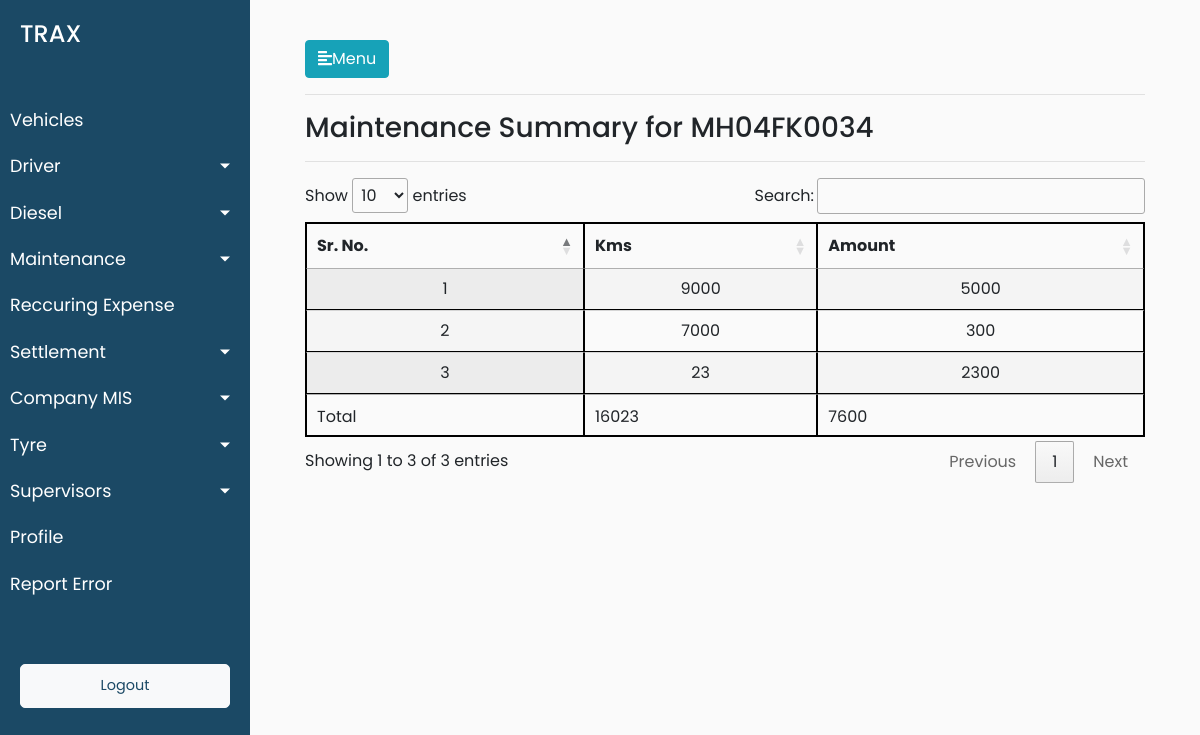
Page /maintenance/maintenance_details/one_vehicle/5 (signed in) on the earlier database version.
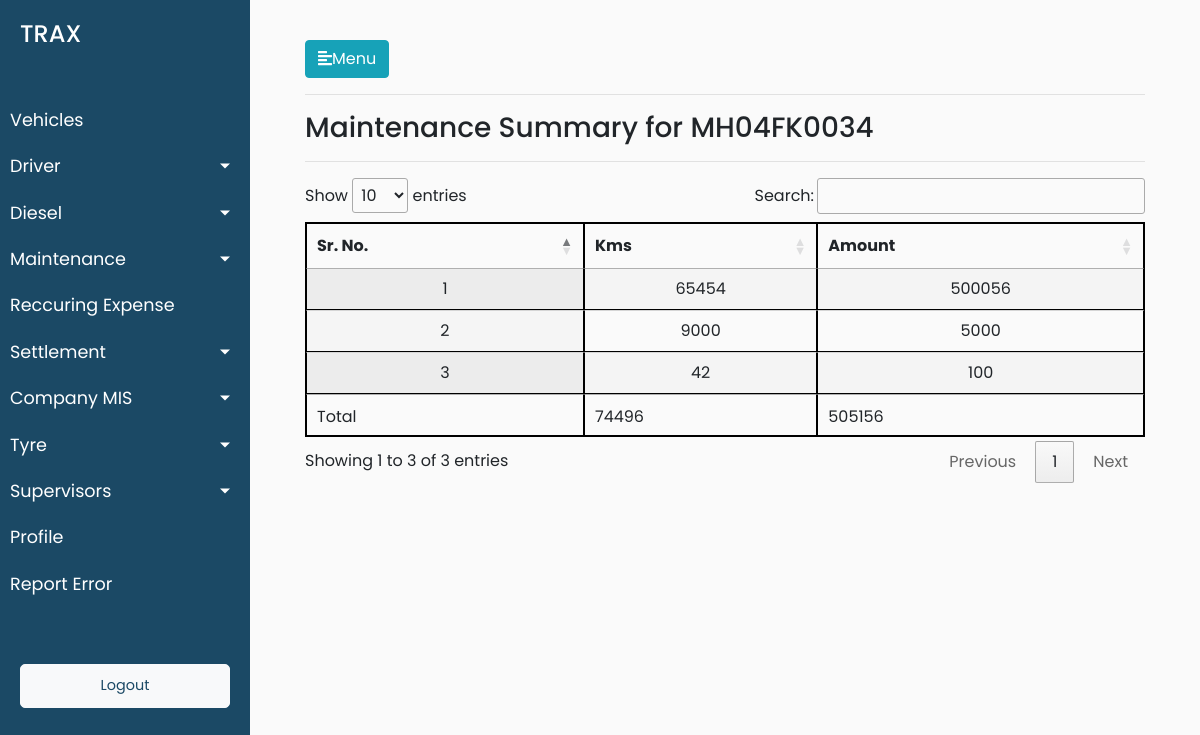
Same page on the later database version.
### trax_vehicle_manager_data/models.py (models this page shows, shortened)
class Expenses(models.Model):
    expense_name = models.CharField(max_length=50)
    expense_id = models.PositiveSmallIntegerField()
    expense_vehicle_id = models.ForeignKey(Vehicles, on_delete = models.CASCADE)

class Maintenance(Expenses):
    YES = 'yes'
    NO = 'no'
    chalak_malak_choices = ((YES,'yes'),(NO,'no'))
    vehicle_number = models.PositiveIntegerField()
    vehicle_detail = models.CharField(max_length=50)
    bill_date = models.DateTimeField(default=timezone.now)
    vehicle_type = models.CharField(max_length=50)
    chalak_malal = models.CharField(choices=chalak_malak_choices,max_length=100)
    company_name = models.CharField(max_length=50)
    odometer_reading = models.PositiveIntegerField()
    bill_number = models.PositiveIntegerField()
    dealer_part_number = models.PositiveIntegerField()
    maintenance_dealer_name = models.CharField(max_length=900)
    particular = models.CharField(max_length=50)
    particular_details = models.CharField(max_length=50)
    quantity = models.PositiveIntegerField()
    rate = models.PositiveIntegerField()
    amount = models.PositiveIntegerField()
    discount = models.PositiveIntegerField()
    tax = models.PositiveIntegerField()
    tds = models.PositiveIntegerField()
    labour_charge = models.PositiveIntegerField()
    total_amount = models.PositiveIntegerField()

### trax_vehicle_manager_data/views.py (the view)
# urls.py: path('maintenance/maintenance_details/one_vehicle/<int:pk>',views.maintenance_summary_one_vehicle,name='maintenance_summary_one_vehicle'),
@login_required(login_url='/login')
def maintenance_summary_one_vehicle(request,pk):
    if request.method == "POST":
        date1=request.POST['date1']
        date2=request.POST['date2']
        all_maintenance_objects = Maintenance.objects.filter(expense_vehicle_id=pk).all()
        maintenance_object_filter_by_bill_date = all_maintenance_objects.filter(bill_date__range=[date1,date2]).all()
        km_sum = maintenance_object_filter_by_bill_date.aggregate(Sum('odometer_reading'))
        amount_sum = maintenance_object_filter_by_bill_date.aggregate(Sum('amount'))
        vehicle_number = Vehicles.objects.get(pk=pk).vehicle_number
        pk = Vehicles.objects.get(pk=pk)
        filter_date = "True"
        data={'pk':pk,'date1':date1,'date2':date2,'filter_date':filter_date,'all_maintenance_objects':maintenance_object_filter_by_bill_date,'vehicle_number':vehicle_number,'km_sum':km_sum,'amount_sum':amount_sum}
    else:
        vehicle_number = Vehicles.objects.get(pk=pk).vehicle_number
        all_maintenance_objects = Maintenance.objects.filter(expense_vehicle_id=pk).all()
        km_sum = Maintenance.objects.filter(expense_vehicle_id=pk).aggregate(Sum('odometer_reading'))
        amount_sum = Maintenance.objects.filter(expense_vehicle_id=pk).aggregate(Sum('amount'))
        pk = Vehicles.objects.get(pk=pk)
        data={'pk':pk,'all_maintenance_objects':all_maintenance_objects,'vehicle_number':vehicle_number,'km_sum':km_sum,'amount_sum':amount_sum}
    return render(request,'trax_vehicle_manager_data/view_maintenance_summary_one_vehicle.html',data)

### trax_vehicle_manager_data/templates/trax_vehicle_manager_data/view_maintenance_summary_one_vehicle.html (shortened to what this page needs)
{% extends 'trax_vehicle_manager_data/base.html' %}
{% load static %}
{% load maintenance_data_filters %}
{% block stylesheets %}
<link rel="stylesheet" href="//cdn.datatables.net/1.10.19/css/jquery.dataTables.min.css">
{% endblock stylesheets %}
{% block content %}
<hr>
<h3>Maintenance Summary for {{vehicle_number}}</h3>
<hr>
<div>
    <table id="test_table" class="display" style="width:100%">
        <thead>
            <tr>
                <th>Sr. No. </th>
                <th>Kms</th>
                <th>Amount</th>
            </tr>
        </thead>
       <tbody>
        {% for maintenance in all_maintenance_objects %}
            <tr>
                <td>{{forloop.counter}}</td>
                <td>{{maintenance.odometer_reading}}</td>
                <td>{{maintenance.amount}}</td>
            </tr>
        {% endfor %}
        </tbody>
        <tfoot>
            <tr>
            <td>Total</td>
                            <td>{{ km_sum.odometer_reading__sum }}</td>
                            <td>{{ amount_sum.amount__sum }}</td>
                                                    </tr>
                                                  </tfoot>
    </table>
</div>
{% endblock %}

Differences in the rows shown:
removed Maintenance: odometer_reading "7000", amount "300"
removed Maintenance: odometer_reading "23", amount "2300"
added Maintenance: odometer_reading "65454", amount "500056"
added Maintenance: odometer_reading "42", amount "100"
Other differences:
{{ km_sum.odometer_reading__sum }}: "16023" → "74496"
{{ amount_sum.amount__sum }}: "7600" → "505156"
